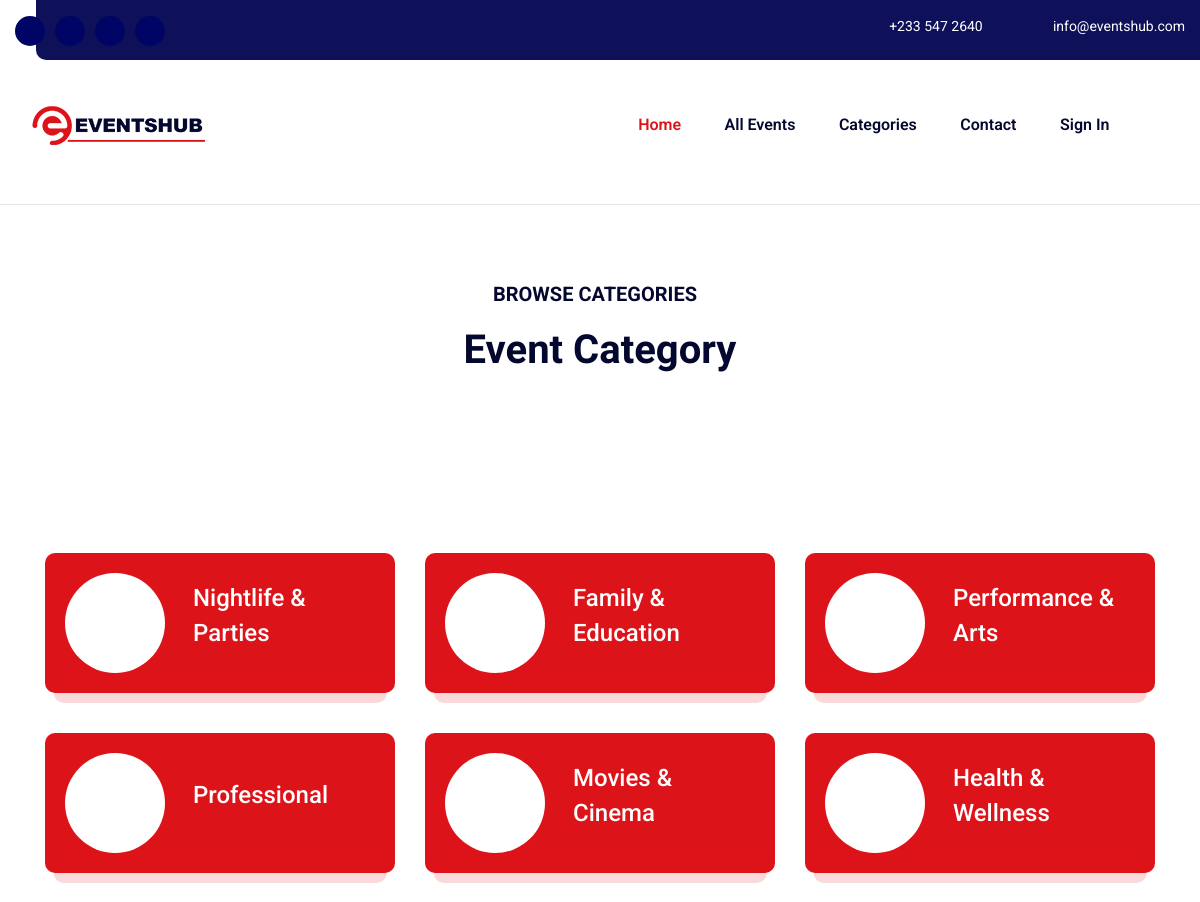
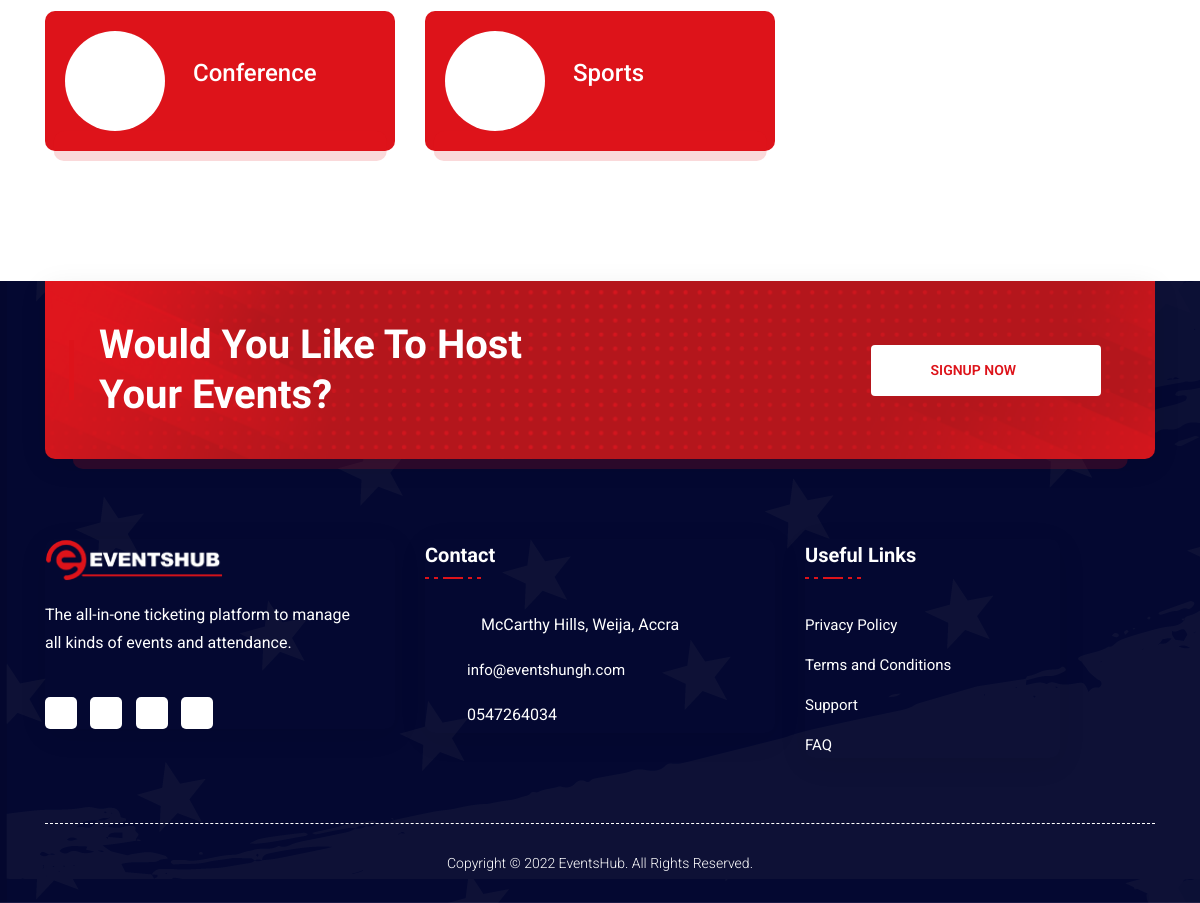
The app's page /event-categories/ with its own data (2 pictures, top to bottom).
### events_app/models.py (models this page shows, shortened)
class EventCategory(models.Model):
    name = models.CharField(max_length=100)

### events_app/views.py (the view)
# urls.py: path('event-categories/', EventCategoryListView.as_view(), name='event-category-list'),
class EventCategoryListView(ListView):
    model = EventCategory
    template_name = 'events_app/eventcategory_list.html,'
    context_object_name = 'categories'

### events_app/templates/events_app/eventcategory_list.html (shortened to what this page needs)
{% extends 'events_app/base.html' %}
{% load static %}
{% block content %}
<div class="row justify-content-center">
    <div class="col-lg-6 col-md-9">
    </div>
  </div>
  <div class="row justify-content-center">
    <div class="col-lg-6">
      <div class="section-title">
        <div class="subtitle wow animate__animated animate__fadeInUp">
          <div class="icon">
            <span class="icon-star"></span>
            <span class="icon-star"></span>
            <span class="icon-star"></span>
          </div>
          <p>BROWSE CATEGORIES</p>
          <div class="icon">
            <span class="icon-star"></span>
            <span class="icon-star"></span>
            <span class="icon-star"></span>
          </div>
        </div>
        <h4 class="title wow animate__animated animate__fadeInUp">Event Category</h4>
      </div>
    </div>
  </div>
<div class="campaign-section-area">
  <div class="container">
    <div class="row">
      {% for eventcategory in categories %}
        <div class="col-lg-4">
          <div class="campaign-single-items-02 wow animate__animated animate__fadeInLeft">
            <div class="icon">
              <i class="icon-human-right"></i>
            </div>
            <div class="content">
              <div class="title-wrapper">
                <div class="title">
                  <h5><a href="{% url 'events_by_category' eventcategory.id %}">{{ eventcategory.name }}</a></h5>
                </div>
              </div>
            </div>
          </div>
        </div>
      {% endfor %}
    </div>
  </div>
</div>
{% endblock %}

### records on screen
EventCategory: name "Nightlife & Parties"
EventCategory: name "Family & Education"
EventCategory: name "Performance & Arts"
EventCategory: name "Professional"
EventCategory: name "Movies & Cinema"
EventCategory: name "Health & Wellness"
EventCategory: name "Conference"
EventCategory: name "Sports"
